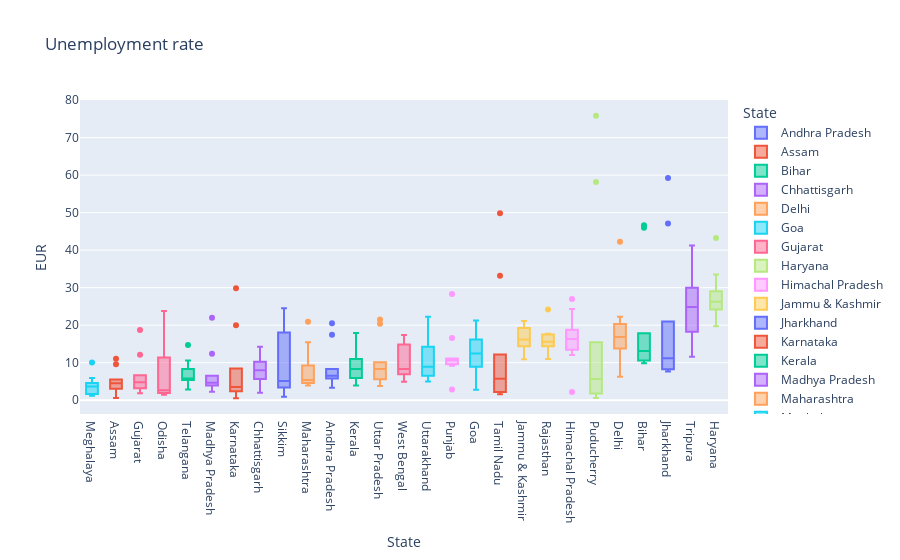

Notebook code cell kept with this figure:
### Code cell
fig = pltx.box(dataset, x='State',y='EUR',color='State',title='Unemployment rate')
fig.update_layout(xaxis={'categoryorder':'total ascending'})
fig.show()

### Figure 1 — Plotly figure (JSON) as saved in the notebook; plotly's stock layout.template omitted (floating-point values rounded to 4 significant figures)
{"data": [{"alignmentgroup": "True", "hovertemplate": "State=%{x}<br>EUR=%{y}<extra></extra>", "legendgroup": "Andhra Pradesh", "marker": {"color": "#636efa"}, "name": "Andhra Pradesh", "notched": false, "offsetgroup": "Andhra Pradesh", "orientation": "v", "showlegend": true, "type": "box", "x": ["Andhra Pradesh", "Andhra Pradesh", "Andhra Pradesh", "Andhra Pradesh", "Andhra Pradesh", "Andhra Pradesh", "Andhra Pradesh", "Andhra Pradesh", "Andhra Pradesh", "Andhra Pradesh"], "x0": " ", "xaxis": "x", "y": [5.48, 5.83, 5.79, 20.51, 17.43, 3.31, 8.34, 6.96, 6.4, 6.59], "y0": " ", "yaxis": "y"}, {"alignmentgroup": "True", "hovertemplate": "State=%{x}<br>EUR=%{y}<extra></extra>", "legendgroup": "Assam", "marker": {"color": "#EF553B"}, "name": "Assam", "notched": false, "offsetgroup": "Assam", "orientation": "v", "showlegend": true, "type": "box", "x": ["Assam", "Assam", "Assam", "Assam", "Assam", "Assam", "Assam", "Assam", "Assam", "Assam"], "x0": " ", "xaxis": "x", "y": [4.66, 4.41, 4.77, 11.06, 9.55, 0.6, 3.77, 5.53, 1.19, 3.02], "y0": " ", "yaxis": "y"}, {"alignmentgroup": "True", "hovertemplate": "State=%{x}<br>EUR=%{y}<extra></extra>", "legendgroup": "Bihar", "marker": {"color": "#00cc96"}, "name": "Bihar", "notched": false, "offsetgroup": "Bihar", "orientation": "v", "showlegend": true, "type": "box", "x": ["Bihar", "Bihar", "Bihar", "Bihar", "Bihar", "Bihar", "Bihar", "Bihar", "Bihar", "Bihar"], "x0": " ", "xaxis": "x", "y": [10.61, 10.29, 15.43, 46.64, 45.96, 17.82, 12.79, 13.44, 11.91, 9.82], "y0": " ", "yaxis": "y"}, {"alignmentgroup": "True", "hovertemplate": "State=%{x}<br>EUR=%{y}<extra></extra>", "legendgroup": "Chhattisgarh", "marker": {"color": "#ab63fa"}, "name": "Chhattisgarh", "notched": false, "offsetgroup": "Chhattisgarh", "orientation": "v", "showlegend": true, "type": "box", "x": ["Chhattisgarh", "Chhattisgarh", "Chhattisgarh", "Chhattisgarh", "Chhattisgarh", "Chhattisgarh", "Chhattisgarh", "Chhattisgarh", "Chhattisgarh", "Chhattisgarh"], "x0": " ", "xaxis": "x", "y": [9.65, 8.38, 7.54, 3.41, 10.5, 14.23, 10.27, 5.63, 1.96, 6.62], "y0": " ", "yaxis": "y"}, {"alignmentgroup": "True", "hovertemplate": "State=%{x}<br>EUR=%{y}<extra></extra>", "legendgroup": "Delhi", "marker": {"color": "#FFA15A"}, "name": "Delhi", "notched": false, "offsetgroup": "Delhi", "orientation": "v", "showlegend": true, "type": "box", "x": ["Delhi", "Delhi", "Delhi", "Delhi", "Delhi", "Delhi", "Delhi", "Delhi", "Delhi", "Delhi"], "x0": " ", "xaxis": "x", "y": [22.23, 14.84, 17.04, 16.68, 42.27, 18.19, 20.3, 13.79, 12.53, 6.27], "y0": " ", "yaxis": "y"}, {"alignmentgroup": "True", "hovertemplate": "State=%{x}<br>EUR=%{y}<extra></extra>", "legendgroup": "Goa", "marker": {"color": "#19d3f3"}, "name": "Goa", "notched": false, "offsetgroup": "Goa", "orientation": "v", "showlegend": true, "type": "box", "x": ["Goa", "Goa", "Goa", "Goa", "Goa", "Goa", "Goa", "Goa", "Goa", "Goa"], "x0": " ", "xaxis": "x", "y": [8.89, 2.81, 5.25, 13.31, 21.25, 9.96, 17.07, 16.21, 15.38, 11.54], "y0": " ", "yaxis": "y"}, {"alignmentgroup": "True", "hovertemplate": "State=%{x}<br>EUR=%{y}<extra></extra>", "legendgroup": "Gujarat", "marker": {"color": "#FF6692"}, "name": "Gujarat", "notched": false, "offsetgroup": "Gujarat", "orientation": "v", "showlegend": true, "type": "box", "x": ["Gujarat", "Gujarat", "Gujarat", "Gujarat", "Gujarat", "Gujarat", "Gujarat", "Gujarat", "Gujarat", "Gujarat"], "x0": " ", "xaxis": "x", "y": [5.54, 6.38, 6.66, 18.71, 12.11, 3.2, 1.84, 1.87, 3.42, 4.03], "y0": " ", "yaxis": "y"}, {"alignmentgroup": "True", "hovertemplate": "State=%{x}<br>EUR=%{y}<extra></extra>", "legendgroup": "Haryana", "marker": {"color": "#B6E880"}, "name": "Haryana", "notched": false, "offsetgroup": "Haryana", "orientation": "v", "showlegend": true, "type": "box", "x": ["Haryana", "Haryana", "Haryana", "Haryana", "Haryana", "Haryana", "Haryana", "Haryana", "Haryana", "Haryana"], "x0": " ", "xaxis": "x", "y": [20.34, 25.77, 25.05, 43.22, 29.02, 26.7, 24.18, 33.5, 19.68, 27.31], "y0": " ", "yaxis": "y"}, {"alignmentgroup": "True", "hovertemplate": "State=%{x}<br>EUR=%{y}<extra></extra>", "legendgroup": "Himachal Pradesh", "marker": {"color": "#FF97FF"}, "name": "Himachal Pradesh", "notched": false, "offsetgroup": "Himachal Pradesh", "orientation": "v", "showlegend": true, "type": "box", "x": ["Himachal Pradesh", "Himachal Pradesh", "Himachal Pradesh", "Himachal Pradesh", "Himachal Pradesh", "Himachal Pradesh", "Himachal Pradesh", "Himachal Pradesh", "Himachal Pradesh", "Himachal Pradesh"], "x0": " ", "xaxis": "x", "y": [16.83, 16.84, 18.76, 2.2, 26.95, 13.47, 24.31, 15.79, 12.04, 13.46], "y0": " ", "yaxis": "y"}, {"alignmentgroup": "True", "hovertemplate": "State=%{x}<br>EUR=%{y}<extra></extra>", "legendgroup": "Jammu & Kashmir", "marker": {"color": "#FECB52"}, "name": "Jammu & Kashmir", "notched": false, "offsetgroup": "Jammu & Kashmir", "orientation": "v", "showlegend": true, "type": "box", "x": ["Jammu & Kashmir", "Jammu & Kashmir", "Jammu & Kashmir", "Jammu & Kashmir", "Jammu & Kashmir", "Jammu & Kashmir", "Jammu & Kashmir", "Jammu & Kashmir", "Jammu & Kashmir"], "x0": " ", "xaxis": "x", "y": [21.08, 20.78, 15.5, 18.74, 17.92, 10.88, 11.09, 16.17, 16.14], "y0": " ", "yaxis": "y"}, {"alignmentgroup": "True", "hovertemplate": "State=%{x}<br>EUR=%{y}<extra></extra>", "legendgroup": "Jharkhand", "marker": {"color": "#636efa"}, "name": "Jharkhand", "notched": false, "offsetgroup": "Jharkhand", "orientation": "v", "showlegend": true, "type": "box", "x": ["Jharkhand", "Jharkhand", "Jharkhand", "Jharkhand", "Jharkhand", "Jharkhand", "Jharkhand", "Jharkhand", "Jharkhand", "Jharkhand"], "x0": " ", "xaxis": "x", "y": [10.61, 11.85, 8.23, 47.09, 59.23, 20.95, 7.63, 9.76, 8.24, 11.8], "y0": " ", "yaxis": "y"}, {"alignmentgroup": "True", "hovertemplate": "State=%{x}<br>EUR=%{y}<extra></extra>", "legendgroup": "Karnataka", "marker": {"color": "#EF553B"}, "name": "Karnataka", "notched": false, "offsetgroup": "Karnataka", "orientation": "v", "showlegend": true, "type": "box", "x": ["Karnataka", "Karnataka", "Karnataka", "Karnataka", "Karnataka", "Karnataka", "Karnataka", "Karnataka", "Karnataka", "Karnataka"], "x0": " ", "xaxis": "x", "y": [2.86, 3.61, 3.46, 29.84, 19.97, 8.44, 4.01, 0.5, 2.41, 1.58], "y0": " ", "yaxis": "y"}, {"alignmentgroup": "True", "hovertemplate": "State=%{x}<br>EUR=%{y}<extra></extra>", "legendgroup": "Kerala", "marker": {"color": "#00cc96"}, "name": "Kerala", "notched": false, "offsetgroup": "Kerala", "orientation": "v", "showlegend": true, "type": "box", "x": ["Kerala", "Kerala", "Kerala", "Kerala", "Kerala", "Kerala", "Kerala", "Kerala", "Kerala", "Kerala"], "x0": " ", "xaxis": "x", "y": [5.31, 7.6, 8.99, 16.99, 17.88, 9.71, 7.09, 10.98, 5.91, 3.88], "y0": " ", "yaxis": "y"}, {"alignmentgroup": "True", "hovertemplate": "State=%{x}<br>EUR=%{y}<extra></extra>", "legendgroup": "Madhya Pradesh", "marker": {"color": "#ab63fa"}, "name": "Madhya Pradesh", "notched": false, "offsetgroup": "Madhya Pradesh", "orientation": "v", "showlegend": true, "type": "box", "x": ["Madhya Pradesh", "Madhya Pradesh", "Madhya Pradesh", "Madhya Pradesh", "Madhya Pradesh", "Madhya Pradesh", "Madhya Pradesh", "Madhya Pradesh", "Madhya Pradesh", "Madhya Pradesh"], "x0": " ", "xaxis": "x", "y": [4.11, 4.57, 2.22, 12.36, 21.98, 6.48, 5.08, 4.7, 3.91, 3.13], "y0": " ", "yaxis": "y"}, {"alignmentgroup": "True", "hovertemplate": "State=%{x}<br>EUR=%{y}<extra></extra>", "legendgroup": "Maharashtra", "marker": {"color": "#FFA15A"}, "name": "Maharashtra", "notched": false, "offsetgroup": "Maharashtra", "orientation": "v", "showlegend": true, "type": "box", "x": ["Maharashtra", "Maharashtra", "Maharashtra", "Maharashtra", "Maharashtra", "Maharashtra", "Maharashtra", "Maharashtra", "Maharashtra", "Maharashtra"], "x0": " ", "xaxis": "x", "y": [4.95, 4.69, 5.79, 20.9, 15.46, 9.23, 3.89, 6.23, 4.55, 4.1], "y0": " ", "yaxis": "y"}, {"alignmentgroup": "True", "hovertemplate": "State=%{x}<br>EUR=%{y}<extra></extra>", "legendgroup": "Meghalaya", "marker": {"color": "#19d3f3"}, "name": "Meghalaya", "notched": false, "offsetgroup": "Meghalaya", "orientation": "v", "showlegend": true, "type": "box", "x": ["Meghalaya", "Meghalaya", "Meghalaya", "Meghalaya", "Meghalaya", "Meghalaya", "Meghalaya", "Meghalaya", "Meghalaya", "Meghalaya"], "x0": " ", "xaxis": "x", "y": [1.66, 3.59, 1.58, 10.03, 5.92, 1.15, 2.1, 3.74, 4.29, 4.6], "y0": " ", "yaxis": "y"}, {"alignmentgroup": "True", "hovertemplate": "State=%{x}<br>EUR=%{y}<extra></extra>", "legendgroup": "Odisha", "marker": {"color": "#FF6692"}, "name": "Odisha", "notched": false, "offsetgroup": "Odisha", "orientation": "v", "showlegend": true, "type": "box", "x": ["Odisha", "Odisha", "Odisha", "Odisha", "Odisha", "Odisha", "Odisha", "Odisha", "Odisha", "Odisha"], "x0": " ", "xaxis": "x", "y": [1.9, 3.12, 13.08, 23.76, 11.41, 3.77, 1.88, 1.42, 2.1, 2.18], "y0": " ", "yaxis": "y"}, {"alignmentgroup": "True", "hovertemplate": "State=%{x}<br>EUR=%{y}<extra></extra>", "legendgroup": "Puducherry", "marker": {"color": "#B6E880"}, "name": "Puducherry", "notched": false, "offsetgroup": "Puducherry", "orientation": "v", "showlegend": true, "type": "box", "x": ["Puducherry", "Puducherry", "Puducherry", "Puducherry", "Puducherry", "Puducherry", "Puducherry", "Puducherry", "Puducherry", "Puducherry"], "x0": " ", "xaxis": "x", "y": [0.58, 1.76, 1.2, 75.85, 58.19, 4.24, 15.47, 5.05, 10.9, 6.18], "y0": " ", "yaxis": "y"}, {"alignmentgroup": "True", "hovertemplate": "State=%{x}<br>EUR=%{y}<extra></extra>", "legendgroup": "Punjab", "marker": {"color": "#FF97FF"}, "name": "Punjab", "notched": false, "offsetgroup": "Punjab", "orientation": "v", "showlegend": true, "type": "box", "x": ["Punjab", "Punjab", "Punjab", "Punjab", "Punjab", "Punjab", "Punjab", "Punjab", "Punjab", "Punjab"], "x0": " ", "xaxis": "x", "y": [11.11, 10.97, 10.32, 2.86, 28.33, 16.55, 9.19, 10.99, 9.61, 9.88], "y0": " ", "yaxis": "y"}, {"alignmentgroup": "True", "hovertemplate": "State=%{x}<br>EUR=%{y}<extra></extra>", "legendgroup": "Rajasthan", "marker": {"color": "#FECB52"}, "name": "Rajasthan", "notched": false, "offsetgroup": "Rajasthan", "orientation": "v", "showlegend": true, "type": "box", "x": ["Rajasthan", "Rajasthan", "Rajasthan", "Rajasthan", "Rajasthan", "Rajasthan", "Rajasthan", "Rajasthan", "Rajasthan", "Rajasthan"], "x0": " ", "xaxis": "x", "y": [10.97, 15.16, 11.9, 17.7, 15.74, 14.39, 15.81, 17.51, 15.35, 24.15], "y0": " ", "yaxis": "y"}, {"alignmentgroup": "True", "hovertemplate": "State=%{x}<br>EUR=%{y}<extra></extra>", "legendgroup": "Sikkim", "marker": {"color": "#636efa"}, "name": "Sikkim", "notched": false, "offsetgroup": "Sikkim", "orientation": "v", "showlegend": true, "type": "box", "x": ["Sikkim", "Sikkim", "Sikkim", "Sikkim", "Sikkim", "Sikkim", "Sikkim", "Sikkim"], "x0": " ", "xaxis": "x", "y": [23.57, 2.28, 24.51, 4.46, 4.45, 12.49, 5.7, 0.88], "y0": " ", "yaxis": "y"}, {"alignmentgroup": "True", "hovertemplate": "State=%{x}<br>EUR=%{y}<extra></extra>", "legendgroup": "Tamil Nadu", "marker": {"color": "#EF553B"}, "name": "Tamil Nadu", "notched": false, "offsetgroup": "Tamil Nadu", "orientation": "v", "showlegend": true, "type": "box", "x": ["Tamil Nadu", "Tamil Nadu", "Tamil Nadu", "Tamil Nadu", "Tamil Nadu", "Tamil Nadu", "Tamil Nadu", "Tamil Nadu", "Tamil Nadu", "Tamil Nadu"], "x0": " ", "xaxis": "x", "y": [1.57, 2.09, 6.4, 49.83, 33.16, 12.2, 6.81, 2.65, 5, 2.16], "y0": " ", "yaxis": "y"}, {"alignmentgroup": "True", "hovertemplate": "State=%{x}<br>EUR=%{y}<extra></extra>", "legendgroup": "Telangana", "marker": {"color": "#00cc96"}, "name": "Telangana", "notched": false, "offsetgroup": "Telangana", "orientation": "v", "showlegend": true, "type": "box", "x": ["Telangana", "Telangana", "Telangana", "Telangana", "Telangana", "Telangana", "Telangana", "Telangana", "Telangana", "Telangana"], "x0": " ", "xaxis": "x", "y": [5.49, 8.29, 5.77, 6.25, 14.7, 10.55, 5.36, 5.79, 3.27, 2.86], "y0": " ", "yaxis": "y"}, {"alignmentgroup": "True", "hovertemplate": "State=%{x}<br>EUR=%{y}<extra></extra>", "legendgroup": "Tripura", "marker": {"color": "#ab63fa"}, "name": "Tripura", "notched": false, "offsetgroup": "Tripura", "orientation": "v", "showlegend": true, "type": "box", "x": ["Tripura", "Tripura", "Tripura", "Tripura", "Tripura", "Tripura", "Tripura", "Tripura", "Tripura", "Tripura"], "x0": " ", "xaxis": "x", "y": [32.67, 28.4, 29.95, 41.23, 21.51, 21.71, 18.24, 27.92, 17.35, 11.57], "y0": " ", "yaxis": "y"}, {"alignmentgroup": "True", "hovertemplate": "State=%{x}<br>EUR=%{y}<extra></extra>", "legendgroup": "Uttar Pradesh", "marker": {"color": "#FFA15A"}, "name": "Uttar Pradesh", "notched": false, "offsetgroup": "Uttar Pradesh", "orientation": "v", "showlegend": true, "type": "box", "x": ["Uttar Pradesh", "Uttar Pradesh", "Uttar Pradesh", "Uttar Pradesh", "Uttar Pradesh", "Uttar Pradesh", "Uttar Pradesh", "Uttar Pradesh", "Uttar Pradesh", "Uttar Pradesh"], "x0": " ", "xaxis": "x", "y": [7.58, 8.98, 10.11, 21.54, 20.41, 9.47, 5.56, 5.79, 4.18, 3.75], "y0": " ", "yaxis": "y"}, {"alignmentgroup": "True", "hovertemplate": "State=%{x}<br>EUR=%{y}<extra></extra>", "legendgroup": "Uttarakhand", "marker": {"color": "#19d3f3"}, "name": "Uttarakhand", "notched": false, "offsetgroup": "Uttarakhand", "orientation": "v", "showlegend": true, "type": "box", "x": ["Uttarakhand", "Uttarakhand", "Uttarakhand", "Uttarakhand", "Uttarakhand", "Uttarakhand", "Uttarakhand", "Uttarakhand", "Uttarakhand", "Uttarakhand"], "x0": " ", "xaxis": "x", "y": [5.49, 4.99, 19.85, 6.48, 8.01, 8.61, 12.38, 14.26, 22.26, 9.23], "y0": " ", "yaxis": "y"}, {"alignmentgroup": "True", "hovertemplate": "State=%{x}<br>EUR=%{y}<extra></extra>", "legendgroup": "West Bengal", "marker": {"color": "#FF6692"}, "name": "West Bengal", "notched": false, "offsetgroup": "West Bengal", "orientation": "v", "showlegend": true, "type": "box", "x": ["West Bengal", "West Bengal", "West Bengal", "West Bengal", "West Bengal", "West Bengal", "West Bengal", "West Bengal", "West Bengal", "West Bengal"], "x0": " ", "xaxis": "x", "y": [6.94, 4.92, 6.92, 17.41, 17.41, 7.29, 6.83, 14.87, 9.35, 9.98], "y0": " ", "yaxis": "y"}], "layout": {"boxmode": "overlay", "legend": {"title": {"text": "State"}, "tracegroupgap": 0}, "title": {"text": "Unemployment rate"}, "xaxis": {"anchor": "y", "categoryarray": ["Andhra Pradesh", "Assam", "Bihar", "Chhattisgarh", "Delhi", "Goa", "Gujarat", "Haryana", "Himachal Pradesh", "Jammu & Kashmir", "Jharkhand", "Karnataka", "Kerala", "Madhya Pradesh", "Maharashtra", "Meghalaya", "Odisha", "Puducherry", "Punjab", "Rajasthan", "Sikkim", "Tamil Nadu", "Telangana", "Tripura", "Uttar Pradesh", "Uttarakhand", "West Bengal"], "categoryorder": "total ascending", "domain": [0, 1], "title": {"text": "State"}}, "yaxis": {"anchor": "x", "domain": [0, 1], "title": {"text": "EUR"}}}}
